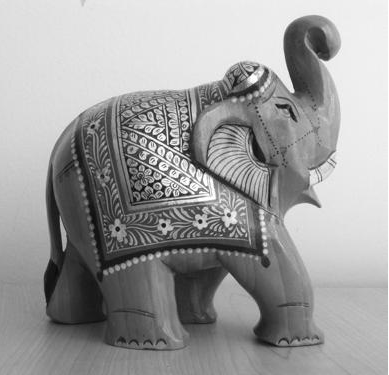
#> input picture images/elephent.png, 389 x 375 px, found by its file name
$ python affine_image.py
#> lines starting #> are read from the running program, lines starting #| are printed output that depends on the picture
import cv2
import numpy as np

# Charger l'image
image = cv2.imread("images/elephent.png")
#> image is the input picture: shape (375, 389, 3); min 0, max 255, mean 156.4

# Dimensions de l'image
rows, cols, ch = image.shape
#> rows = 375; cols = 389; ch = 3

# Définir 3 points de l'image originale
pts1 = np.float32([[50, 50], [200, 50], [50, 200]])

# Définir leurs positions après transformation
pts2 = np.float32([[70, 100], [220, 50], [100, 250]])

# Calculer la matrice de transformation affine
M = cv2.getAffineTransform(pts1, pts2)

# Appliquer la transformation
result = cv2.warpAffine(image, M, (cols, rows))
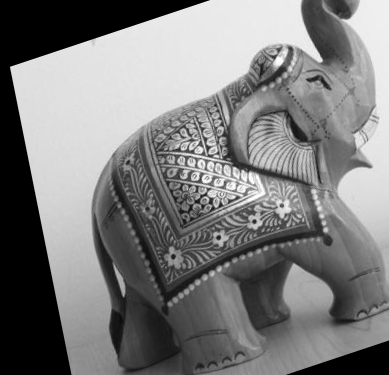
#> result: shape (375, 389, 3); min 0, max 255, mean 125.4

# Afficher les images
cv2.imshow("Originale", image)
cv2.imshow("Transformée (Affine)", result)
cv2.waitKey(0)
cv2.destroyAllWindows()

$ run again, with images/elephant_rotate_16.png copied over images/elephent.png
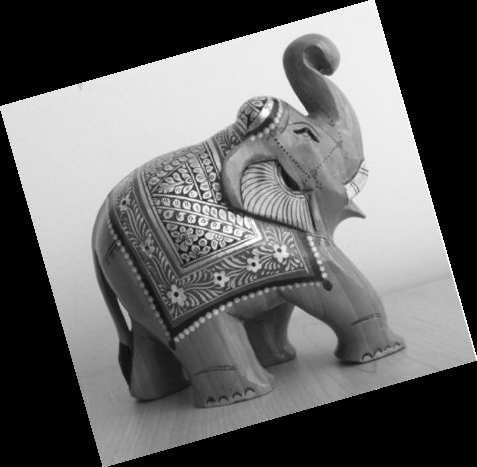
#> input picture images/elephant_rotate_16.png, 477 x 467 px, found by its file name
#> image is the input picture: shape (467, 477, 3); mean B, G, R 103.3, 103.3, 103.3
#> `result = cv2.warpAffine(image, M, (cols, rows))`:
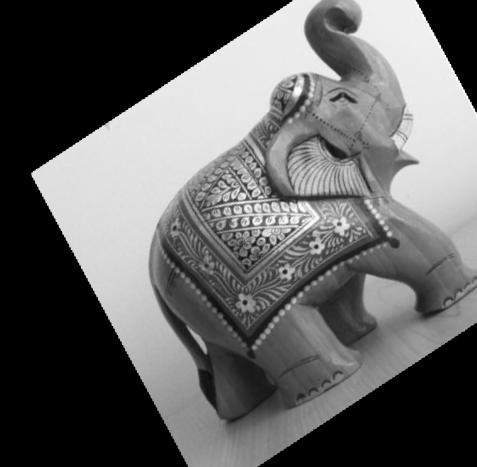
#> result: shape (467, 477, 3); mean B, G, R 98.3, 98.3, 98.3
